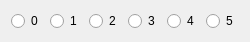
       <widget class="QWidget" name="layoutWidget_18">
        <property name="geometry">
         <rect>
          <x>340</x>
          <y>250</y>
          <width>250</width>
          <height>20</height>
         </rect>
        </property>
        <layout class="QHBoxLayout" name="horizontalLayout_11">
         <item>
          <widget class="QRadioButton" name="radioButton_51">
           <property name="text">
            <string>0</string>
           </property>
          </widget>
         </item>
         <item>
          <widget class="QRadioButton" name="radioButton_52">
           <property name="text">
            <string>1</string>
           </property>
          </widget>
         </item>
         <item>
          <widget class="QRadioButton" name="radioButton_53">
           <property name="text">
            <string>2</string>
           </property>
          </widget>
         </item>
         <item>
          <widget class="QRadioButton" name="radioButton_54">
           <property name="text">
            <string>3</string>
           </property>
          </widget>
         </item>
         <item>
          <widget class="QRadioButton" name="radioButton_55">
           <property name="text">
            <string>4</string>
           </property>
          </widget>
         </item>
         <item>
          <widget class="QRadioButton" name="radioButton_56">
           <property name="text">
            <string>5</string>
           </property>
          </widget>
         </item>
        </layout>
       </widget>
